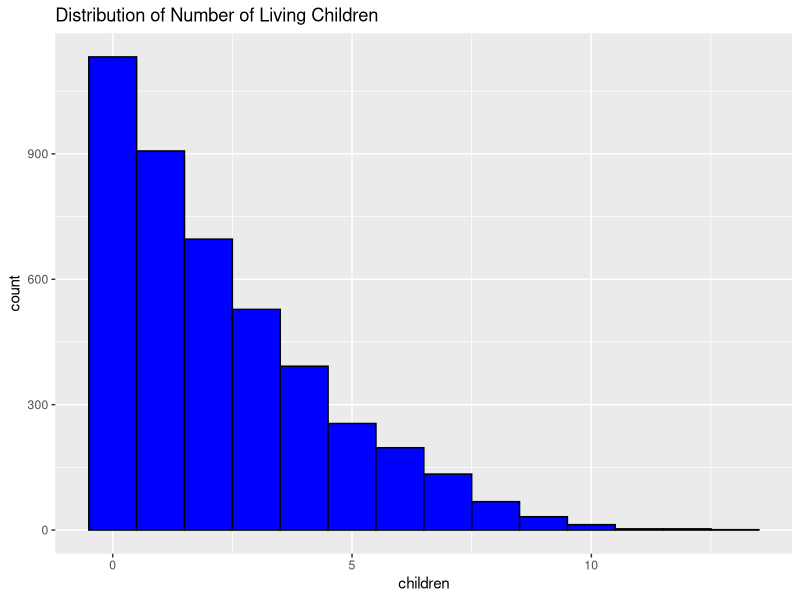
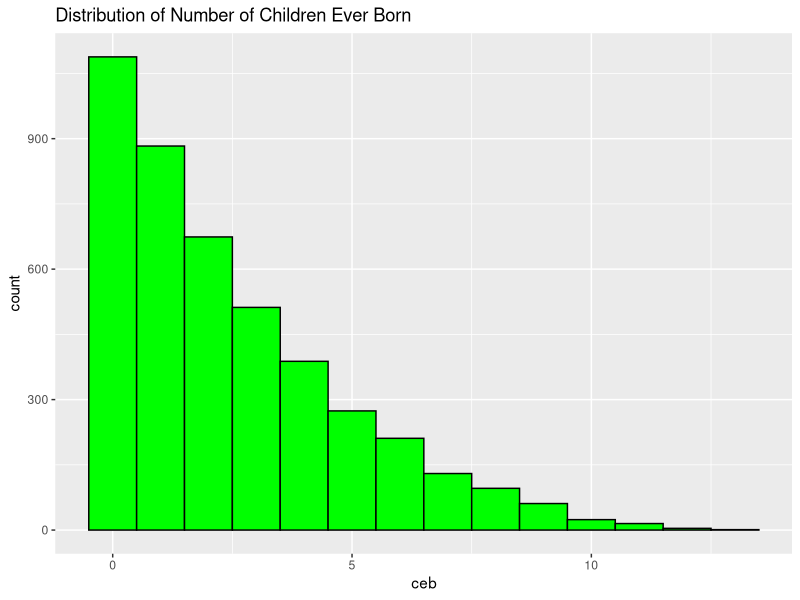
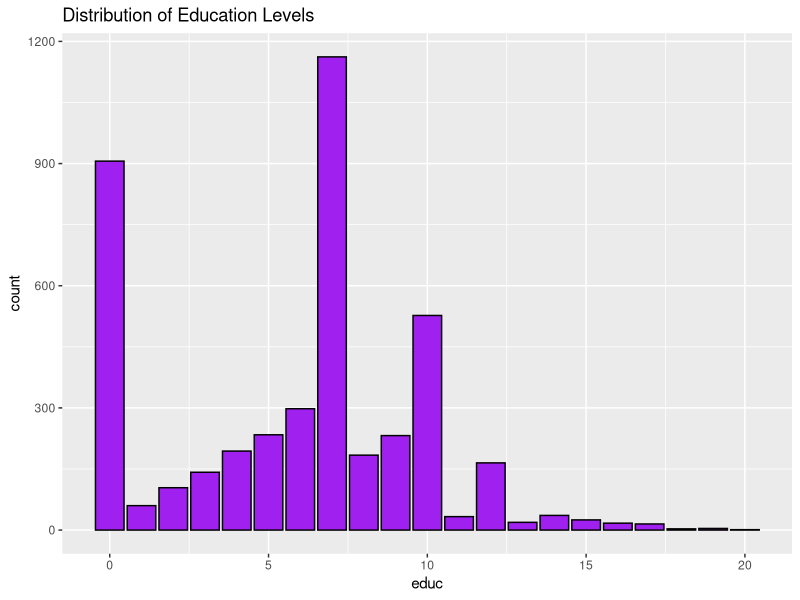
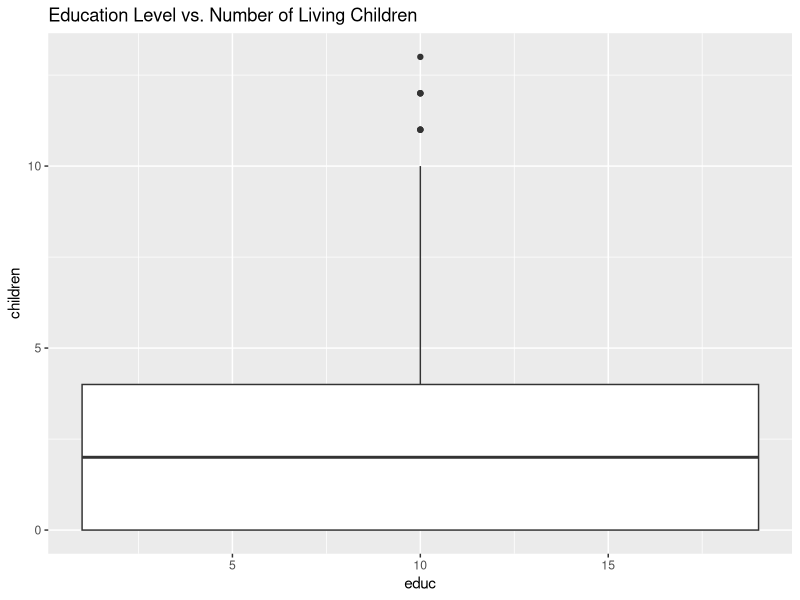
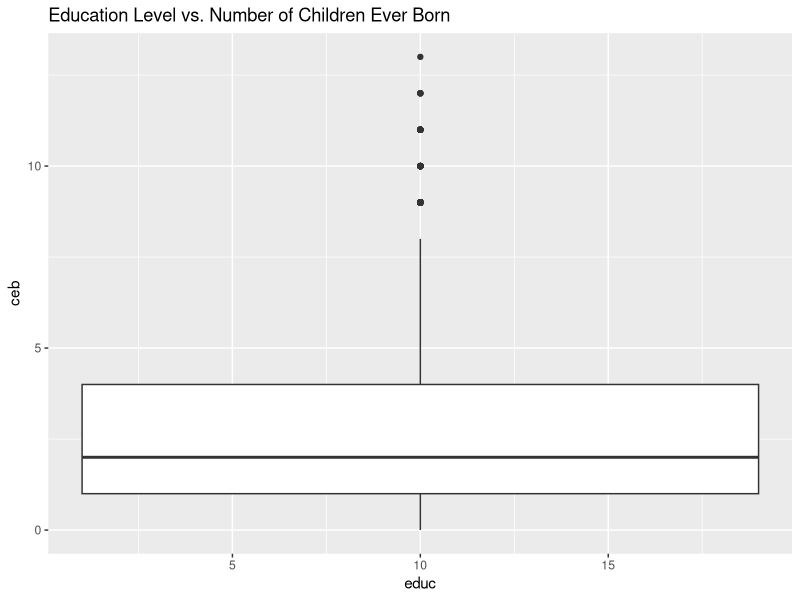
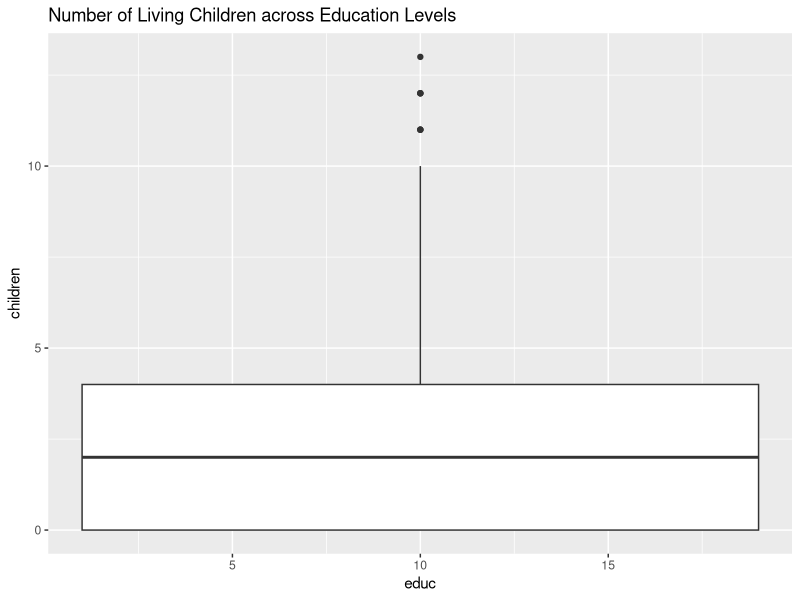
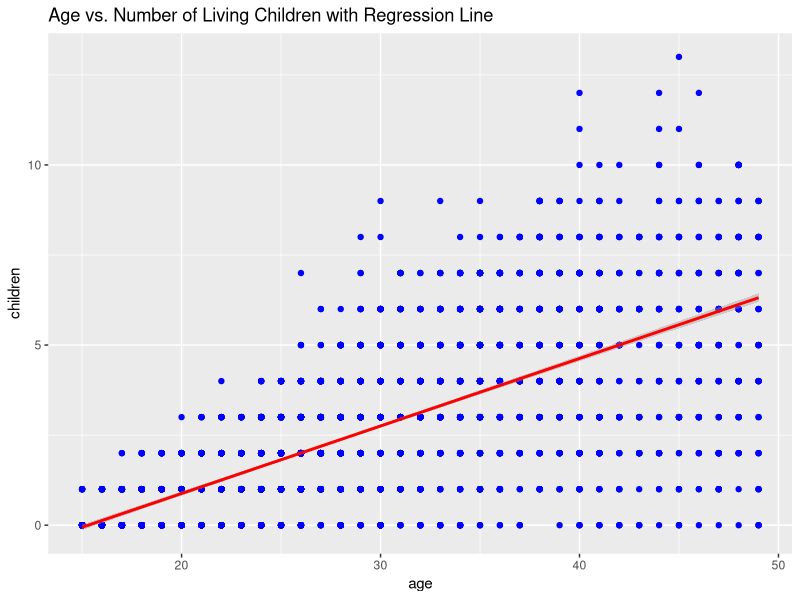
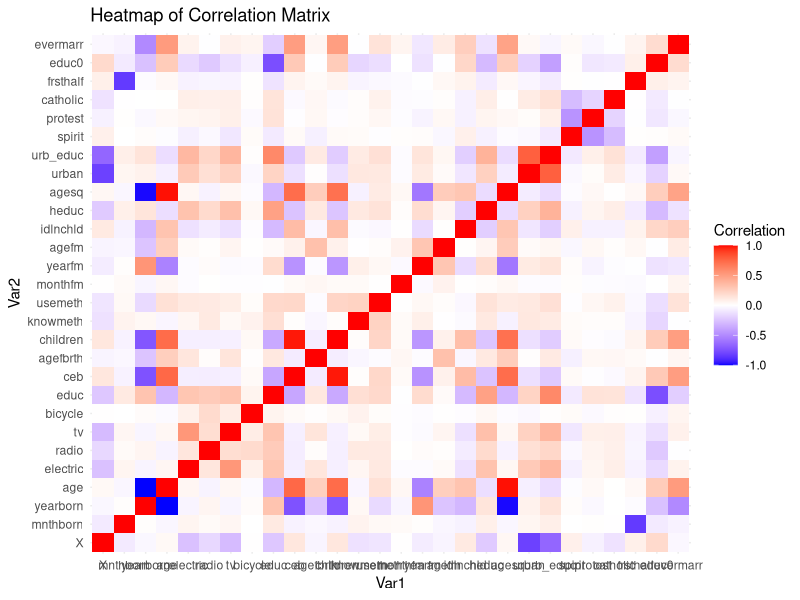

These charts were generated, in order, by the following R code:
## ---- chunk 1
knitr::opts_chunk$set(echo = TRUE)
## ---- chunk 2
library(tidyverse)
library(caret)
library(car)
library(dplyr)
library(ggplot2)
library(GGally)
library(reshape2)
library(vroom)
library(lmtest)
library(MASS)

## ---- chunk 3
women_fertility <- read.csv("women_fertility.csv")
head(women_fertility)

## ---- chunk 4
sapply(women_fertility, function(x) sum(is.na(x)))

## ---- chunk 5
# Impute numerical columns with the median
for(i in 1:ncol(women_fertility)){
  if(is.numeric(women_fertility[, i])){
    women_fertility[is.na(women_fertility[, i]), i] <- median(women_fertility[, i], na.rm = TRUE)
  }
}
## ---- chunk 6
sapply(women_fertility, function(x) sum(is.na(x)))
## ---- chunk 7
summary(women_fertility)
## ---- chunk 8

ggplot(women_fertility, aes(x=children)) + 
  geom_histogram(binwidth=1, fill="blue", color="black") + 
  labs(title="Distribution of Number of Living Children")
## ---- chunk 9
ggplot(women_fertility, aes(x=ceb)) + 
  geom_histogram(binwidth=1, fill="green", color="black") + 
  labs(title="Distribution of Number of Children Ever Born")
## ---- chunk 10
ggplot(women_fertility, aes(x=educ)) + 
  geom_bar(fill="purple", color="black") + 
  labs(title="Distribution of Education Levels")
## ---- chunk 11
ggplot(women_fertility, aes(x=educ, y=children)) + 
  geom_boxplot() + 
  labs(title="Education Level vs. Number of Living Children")
## ---- chunk 12
ggplot(women_fertility, aes(x=educ, y=ceb)) + 
  geom_boxplot() + 
  labs(title="Education Level vs. Number of Children Ever Born")
## ---- chunk 13
ggplot(women_fertility, aes(x=educ, y=children, fill=educ)) + 
  geom_boxplot() + 
  labs(title="Number of Living Children across Education Levels") + 
  theme(legend.position="none")

## ---- chunk 14
ggplot(women_fertility, aes(x=age, y=children)) + 
  geom_point(color="blue") + 
  geom_smooth(method="lm", color="red") + 
  labs(title="Age vs. Number of Living Children with Regression Line")

## ---- chunk 15
numerical_cols <- sapply(women_fertility, is.numeric)

corr_matrix <- cor(women_fertility[, numerical_cols])
melted_corr <- melt(corr_matrix)
ggplot(data = melted_corr, aes(x=Var1, y=Var2, fill=value)) + 
  geom_tile() + 
  scale_fill_gradient2(low = "blue", high = "red", mid = "white", 
                       midpoint = 0, limit = c(-1,1), space = "Lab", 
                       name="Correlation") + 
  theme_minimal() + 
  labs(title="Heatmap of Correlation Matrix")

## ---- chunk 16
ggplot(women_fertility, aes(x=children, fill=educ)) + 
  geom_density(alpha=0.5) + 
  labs(title="Density Plot of Number of Living Children by Education Level")

## ---- chunk 17

# Fit the initial Poisson regression model
initial_poisson_model <- glm(ceb ~ educ + age + electric + radio + tv + bicycle + knowmeth + agefbrth + heduc + urban, 
                             family = poisson(link = "log"), data = women_fertility)

# Stepwise model selection using AIC
stepwise_aic_model <- stepAIC(initial_poisson_model, direction = "both", trace = FALSE)
summary(stepwise_aic_model)

# Function for calculating BIC
calculate_bic <- function(model) {
  n <- length(model$y)
  logLik_val <- logLik(model)
  k <- length(model$coefficients)
  BIC <- -2 * logLik_val + log(n) * k
  return(BIC)
}

# Calculate BIC for the stepwise AIC model
bic_stepwise_aic_model <- calculate_bic(stepwise_aic_model)
print(paste("BIC for the stepwise AIC model:", bic_stepwise_aic_model))

# Stepwise model selection using BIC
stepwise_bic_model <- stepAIC(initial_poisson_model, direction = "both", k = log(nrow(women_fertility)), trace = FALSE)
summary(stepwise_bic_model)

# Calculate BIC for the stepwise BIC model
bic_stepwise_bic_model <- calculate_bic(stepwise_bic_model)
print(paste("BIC for the stepwise BIC model:", bic_stepwise_bic_model))


## ---- chunk 18
data <- vroom("women_fertility.csv", delim = ",")[-1]

## ---- chunk 19
linear_regression_model <- lm(ceb ~ mnthborn + yearborn + age + electric + 
    agefbrth + children + knowmeth + usemeth + heduc + agesq + 
    urban, data = women_fertility)
summary(linear_regression_model)

## ---- chunk 20
par(mfrow=c(2,2)) 
plot(linear_regression_model)

## ---- chunk 21
train_control <- trainControl(method = "cv", number = 10)
set.seed(123)
linear_model_cv <- train(ceb ~ mnthborn + yearborn + age + electric + agefbrth + children + knowmeth + usemeth + heduc + agesq + urban,
                         data = women_fertility,
                         method = "lm",
                         trControl = train_control)

summary(linear_model_cv)

cv_results <- linear_model_cv$results
print(cv_results)

## ---- chunk 22
bp_test <- bptest(linear_regression_model)
print(bp_test)
## ---- chunk 23
vif_values <- vif(linear_regression_model)
print(vif_values)
## ---- chunk 24
# Adjusted linear regression model
adjusted_linear_regression_model <- lm(ceb ~ educ + age + electric + radio + tv + bicycle + knowmeth + agefbrth + heduc + urban, data = women_fertility)

# Display the summary of the adjusted model
vif(adjusted_linear_regression_model)
## ---- chunk 25
# Shapiro-Wilk test for normality
shapiro_test <- shapiro.test(residuals(linear_regression_model))
print(shapiro_test)

# Q-Q plot
qqnorm(residuals(linear_regression_model))
qqline(residuals(linear_regression_model), col = "red")

## ---- chunk 26
dw_test <- durbinWatsonTest(linear_regression_model)
print(dw_test)

## ---- chunk 27
# Cook's Distance
cooksd <- cooks.distance(linear_regression_model)
plot(cooksd, ylab = "Cook's Distance", main = "Cook's Distance")
abline(h = 4/(nrow(women_fertility)-length(coef(linear_regression_model))), col = "red")

# Leverage
leverage <- hatvalues(linear_regression_model)
plot(leverage, ylab = "Leverage", main = "Leverage")
abline(h = 2*mean(leverage), col = "red")

## ---- chunk 28
# Fit the Poisson regression model
poisson_regression_model <- glm(ceb ~ educ + age + electric + radio + tv + bicycle + knowmeth + agefbrth + heduc + urban, 
                                family = poisson(link = "log"), data = women_fertility)
summary(poisson_regression_model)

## ---- chunk 29
coef(poisson_regression_model)

## ---- chunk 30
par(mfrow=c(2,2)) 
plot(poisson_regression_model)
## ---- chunk 31
bp_test_poisson <- bptest(poisson_regression_model)
print(bp_test_poisson)

## ---- chunk 32
# Pearson residuals
poisson_residuals <- residuals(poisson_regression_model, type = "pearson")
# Shapiro-Wilk test for normality
shapiro_test_poisson <- shapiro.test(poisson_residuals)
print(shapiro_test_poisson)
# Q-Q plot for residuals
qqnorm(poisson_residuals)
qqline(poisson_residuals, col = "red")
## ---- chunk 33
dw_test_poisson <- durbinWatsonTest(poisson_regression_model)
print(dw_test_poisson)

## ---- chunk 34
# Cook's Distance
cooksd_poisson <- cooks.distance(poisson_regression_model)
plot(cooksd_poisson, ylab = "Cook's Distance", main = "Cook's Distance for Poisson Regression")
abline(h = 4/(nrow(women_fertility)-length(coef(poisson_regression_model))), col = "red")

# Leverage
leverage_poisson <- hatvalues(poisson_regression_model)
plot(leverage_poisson, ylab = "Leverage", main = "Leverage for Poisson Regression")
abline(h = 2*mean(leverage_poisson), col = "red")

